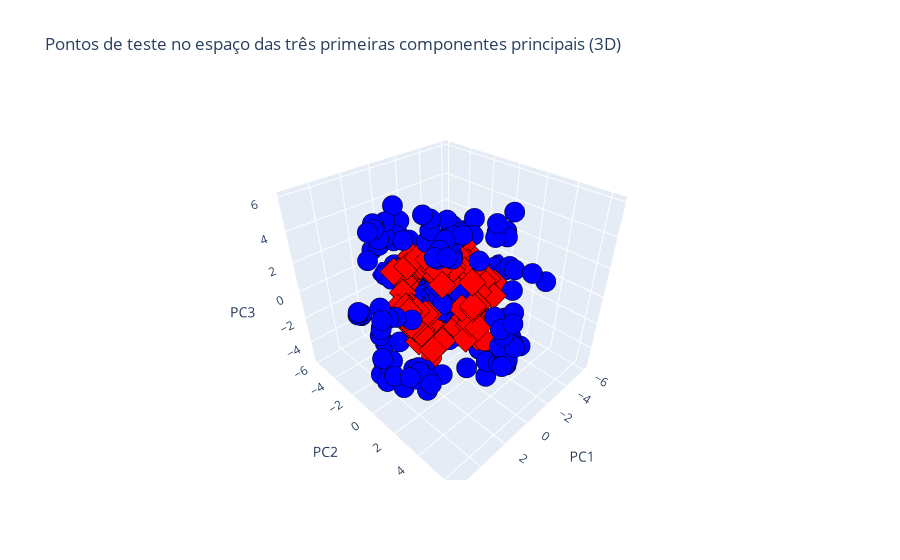

The code cell stored with this chart in its notebook:
### Code cell
# Visualização interativa 3D dos pontos de teste no espaço das três primeiras componentes principais (sem grid de decisão)
import plotly.graph_objs as go

# Obter as três primeiras componentes principais dos dados de teste
X_test_pca = pipe_svm.named_steps["pca"].transform(
    pipe_svm.named_steps["scaler"].transform(X_test)
)

X_test_pca_3d = X_test_pca

# Para cada ponto de teste, determinar a predição SVM (0 ou 1) usando o threshold ótimo
y_proba_test = pipe_svm.predict_proba(X_test)[:, 1]
y_pred_svm = (y_proba_test >= best_threshold_svm).astype(int)
y_true = y_test.values

# Mapear cor para predição SVM (0: azul, 1: vermelho)
color_map = np.array(["blue", "red"])
colors = color_map[y_pred_svm]

# Mapear símbolo para target (0: círculo, 1: diamante)
symbol_map = np.array(["circle", "diamond"])
symbols = symbol_map[y_true]

# Traço para pontos de teste, shape pelo target, cor pela predição SVM
test_trace = go.Scatter3d(
    x=X_test_pca_3d[:, 0],
    y=X_test_pca_3d[:, 1],
    z=X_test_pca_3d[:, 2],
    mode="markers",
    marker=dict(
        size=7, color=colors, symbol=symbols, line=dict(width=1, color="black")
    ),
    name="Test points (shape=target, color=SVM pred)",
)

layout = go.Layout(
    scene=dict(
        xaxis_title="PC1",
        yaxis_title="PC2",
        zaxis_title="PC3",
    ),
    title="Pontos de teste no espaço das três primeiras componentes principais (3D)",
    legend=dict(x=0.01, y=0.99),
)

fig = go.Figure(data=[test_trace], layout=layout)
fig.show()

### Figure 1 — Plotly figure (JSON) as saved in the notebook; plotly's stock layout.template omitted (floating-point values rounded to 4 significant figures; data arrays with more than 128 entries replaced by an {"elided": "..."} marker saying what was removed)
{"data": [{"marker": {"color": {"elided": "420 str values"}, "line": {"color": "black", "width": 1}, "size": 7, "symbol": {"elided": "420 str values"}}, "mode": "markers", "name": "Test points (shape=target, color=SVM pred)", "type": "scatter3d", "x": {"elided": "420 float values"}, "y": {"elided": "420 float values"}, "z": {"elided": "420 float values"}}], "layout": {"legend": {"x": 0.01, "y": 0.99}, "scene": {"xaxis": {"title": {"text": "PC1"}}, "yaxis": {"title": {"text": "PC2"}}, "zaxis": {"title": {"text": "PC3"}}}, "title": {"text": "Pontos de teste no espaço das três primeiras componentes principais (3D)"}}}
